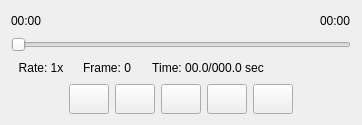
                        <widget class="QWidget" name="widget_86" native="true">
                         <property name="sizePolicy">
                          <sizepolicy hsizetype="Expanding" vsizetype="Fixed">
                           <horstretch>0</horstretch>
                           <verstretch>0</verstretch>
                          </sizepolicy>
                         </property>
                         <property name="styleSheet">
                          <string notr="true">border-color: rgb(0, 0, 0);</string>
                         </property>
                         <layout class="QVBoxLayout" name="verticalLayout_2">
                          <item>
                           <layout class="QHBoxLayout" name="horizontalLayout_15" stretch="0,1,0">
                            <property name="spacing">
                             <number>0</number>
                            </property>
                            <property name="sizeConstraint">
                             <enum>QLayout::SetMinimumSize</enum>
                            </property>
                            <item>
                             <widget class="QLabel" name="OffPlayerStartTimeRight">
                              <property name="font">
                               <font>
                                <family>Arial</family>
                                <pointsize>9</pointsize>
                               </font>
                              </property>
                              <property name="text">
                               <string>00:00</string>
                              </property>
                             </widget>
                            </item>
                            <item>
                             <spacer name="horizontalSpacer_34">
                              <property name="orientation">
                               <enum>Qt::Horizontal</enum>
                              </property>
                              <property name="sizeHint" stdset="0">
                               <size>
                                <width>278</width>
                                <height>20</height>
                               </size>
                              </property>
                             </spacer>
                            </item>
                            <item>
                             <widget class="QLabel" name="OffPlayerFinishTimeRight">
                              <property name="font">
                               <font>
                                <family>Arial</family>
                                <pointsize>9</pointsize>
                               </font>
                              </property>
                              <property name="text">
                               <string>00:00</string>
                              </property>
                             </widget>
                            </item>
                           </layout>
                          </item>
                          <item>
                           <widget class="QSlider" name="horizontalSlider_6">
                            <property name="sizePolicy">
                             <sizepolicy hsizetype="Preferred" vsizetype="Preferred">
                              <horstretch>0</horstretch>
                              <verstretch>0</verstretch>
                             </sizepolicy>
                            </property>
                            <property name="minimumSize">
                             <size>
                              <width>0</width>
                              <height>12</height>
                             </size>
                            </property>
                            <property name="orientation">
                             <enum>Qt::Horizontal</enum>
                            </property>
                           </widget>
                          </item>
                          <item>
                           <layout class="QHBoxLayout" name="horizontalLayout_16" stretch="0,0,0,1">
                            <item>
                             <widget class="QLabel" name="OffPlayerRateRight">
                              <property name="minimumSize">
                               <size>
                                <width>60</width>
                                <height>0</height>
                               </size>
                              </property>
                              <property name="font">
                               <font>
                                <family>Arial</family>
                                <pointsize>9</pointsize>
                               </font>
                              </property>
                              <property name="text">
                               <string>Rate: 1x</string>
                              </property>
                              <property name="alignment">
                               <set>Qt::AlignCenter</set>
                              </property>
                             </widget>
                            </item>
                            <item>
                             <widget class="QLabel" name="OffPlayerFrameRight">
                              <property name="minimumSize">
                               <size>
                                <width>60</width>
                                <height>0</height>
                               </size>
                              </property>
                              <property name="font">
                               <font>
                                <family>Arial</family>
                                <pointsize>9</pointsize>
                               </font>
                              </property>
                              <property name="text">
                               <string>Frame: 0</string>
                              </property>
                              <property name="alignment">
                               <set>Qt::AlignCenter</set>
                              </property>
                             </widget>
                            </item>
                            <item>
                             <widget class="QLabel" name="OffPlayerTimeRight">
                              <property name="minimumSize">
                               <size>
                                <width>130</width>
                                <height>0</height>
                               </size>
                              </property>
                              <property name="font">
                               <font>
                                <family>Arial</family>
                                <pointsize>9</pointsize>
                               </font>
                              </property>
                              <property name="text">
                               <string>Time: 00.0/000.0 sec</string>
                              </property>
                              <property name="alignment">
                               <set>Qt::AlignCenter</set>
                              </property>
                             </widget>
                            </item>
                            <item>
                             <spacer name="horizontalSpacer_45">
                              <property name="orientation">
                               <enum>Qt::Horizontal</enum>
                              </property>
                              <property name="sizeHint" stdset="0">
                               <size>
                                <width>40</width>
                                <height>20</height>
                               </size>
                              </property>
                             </spacer>
                            </item>
                           </layout>
                          </item>
                          <item>
                           <layout class="QGridLayout" name="gridLayout_24">
                            <item row="0" column="2">
                             <widget class="QPushButton" name="OffPlayerSlowButtonRight">
                              <property name="sizePolicy">
                               <sizepolicy hsizetype="Preferred" vsizetype="Preferred">
                                <horstretch>0</horstretch>
                                <verstretch>0</verstretch>
                               </sizepolicy>
                              </property>
                              <property name="minimumSize">
                               <size>
                                <width>40</width>
                                <height>30</height>
                               </size>
                              </property>
                              <property name="maximumSize">
                               <size>
                                <width>40</width>
                                <height>30</height>
                               </size>
                              </property>
                              <property name="font">
                               <font>
                                <pointsize>9</pointsize>
                               </font>
                              </property>
                              <property name="styleSheet">
                               <string notr="true">border-image: url(:/media/rw.png);</string>
                              </property>
                              <property name="text">
                               <string/>
                              </property>
                             </widget>
                            </item>
                            <item row="0" column="0">
                             <spacer name="horizontalSpacer_46">
                              <property name="orientation">
                               <enum>Qt::Horizontal</enum>
                              </property>
                              <property name="sizeHint" stdset="0">
                               <size>
                                <width>40</width>
                                <height>20</height>
                               </size>
                              </property>
                             </spacer>
                            </item>
                            <item row="0" column="3">
                             <widget class="QPushButton" name="OffPlayerPlayButtonRight">
                              <property name="sizePolicy">
                               <sizepolicy hsizetype="Preferred" vsizetype="Preferred">
                                <horstretch>0</horstretch>
                                <verstretch>0</verstretch>
                               </sizepolicy>
                              </property>
                              <property name="minimumSize">
                               <size>
                                <width>40</width>
                                <height>30</height>
                               </size>
                              </property>
                              <property name="maximumSize">
                               <size>
                                <width>40</width>
                                <height>30</height>
                               </size>
                              </property>
                              <property name="font">
                               <font>
                                <pointsize>9</pointsize>
                               </font>
                              </property>
                              <property name="styleSheet">
                               <string notr="true">border-image: url(:/media/play.png);</string>
                              </property>
                              <property name="text">
                               <string/>
                              </property>
                             </widget>
                            </item>
                            <item row="0" column="6">
                             <spacer name="horizontalSpacer_47">
                              <property name="orientation">
                               <enum>Qt::Horizontal</enum>
                              </property>
                              <property name="sizeHint" stdset="0">
                               <size>
                                <width>40</width>
                                <height>20</height>
                               </size>
                              </property>
                             </spacer>
                            </item>
                            <item row="0" column="1">
                             <widget class="QPushButton" name="OffPlayerLastButtonRight">
                              <property name="sizePolicy">
                               <sizepolicy hsizetype="Preferred" vsizetype="Preferred">
                                <horstretch>0</horstretch>
                                <verstretch>0</verstretch>
                               </sizepolicy>
                              </property>
                              <property name="minimumSize">
                               <size>
                                <width>40</width>
                                <height>30</height>
                               </size>
                              </property>
                              <property name="maximumSize">
                               <size>
                                <width>40</width>
                                <height>30</height>
                               </size>
                              </property>
                              <property name="font">
                               <font>
                                <pointsize>9</pointsize>
                               </font>
                              </property>
                              <property name="styleSheet">
                               <string notr="true">border-image: url(:/media/previous.png);</string>
                              </property>
                              <property name="text">
                               <string/>
                              </property>
                             </widget>
                            </item>
                            <item row="0" column="5">
                             <widget class="QPushButton" name="OffPlayerNextButtonRight">
                              <property name="sizePolicy">
                               <sizepolicy hsizetype="Preferred" vsizetype="Preferred">
                                <horstretch>0</horstretch>
                                <verstretch>0</verstretch>
                               </sizepolicy>
                              </property>
                              <property name="minimumSize">
                               <size>
                                <width>40</width>
                                <height>30</height>
                               </size>
                              </property>
                              <property name="maximumSize">
                               <size>
                                <width>40</width>
                                <height>30</height>
                               </size>
                              </property>
                              <property name="font">
                               <font>
                                <pointsize>9</pointsize>
                               </font>
                              </property>
                              <property name="styleSheet">
                               <string notr="true">border-image: url(:/media/next.png);</string>
                              </property>
                              <property name="text">
                               <string/>
                              </property>
                             </widget>
                            </item>
                            <item row="0" column="4">
                             <widget class="QPushButton" name="OffPlayerFastButtonRight">
                              <property name="sizePolicy">
                               <sizepolicy hsizetype="Preferred" vsizetype="Preferred">
                                <horstretch>0</horstretch>
                                <verstretch>0</verstretch>
                               </sizepolicy>
                              </property>
                              <property name="minimumSize">
                               <size>
                                <width>40</width>
                                <height>30</height>
                               </size>
                              </property>
                              <property name="maximumSize">
                               <size>
                                <width>40</width>
                                <height>30</height>
                               </size>
                              </property>
                              <property name="font">
                               <font>
                                <pointsize>9</pointsize>
                               </font>
                              </property>
                              <property name="styleSheet">
                               <string notr="true">border-image: url(:/media/ff.png);</string>
                              </property>
                              <property name="text">
                               <string/>
                              </property>
                             </widget>
                            </item>
                           </layout>
                          </item>
                         </layout>
                        </widget>
